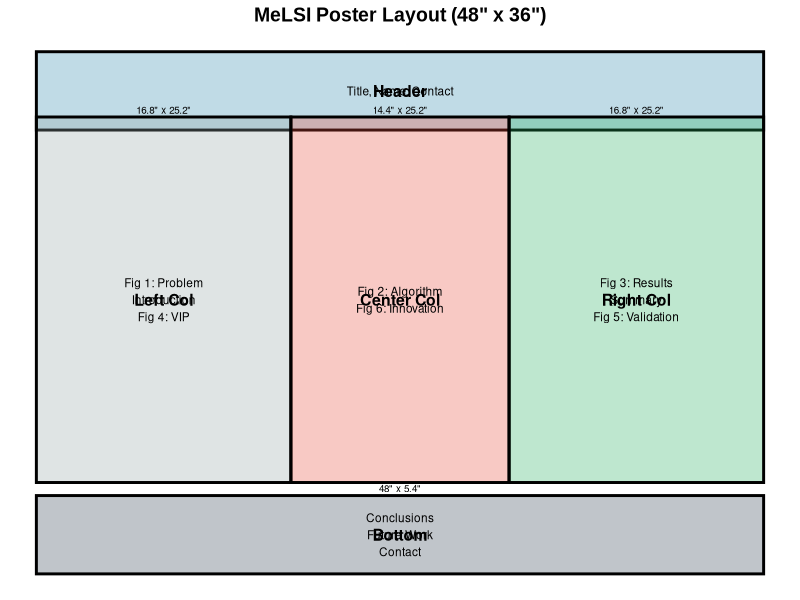
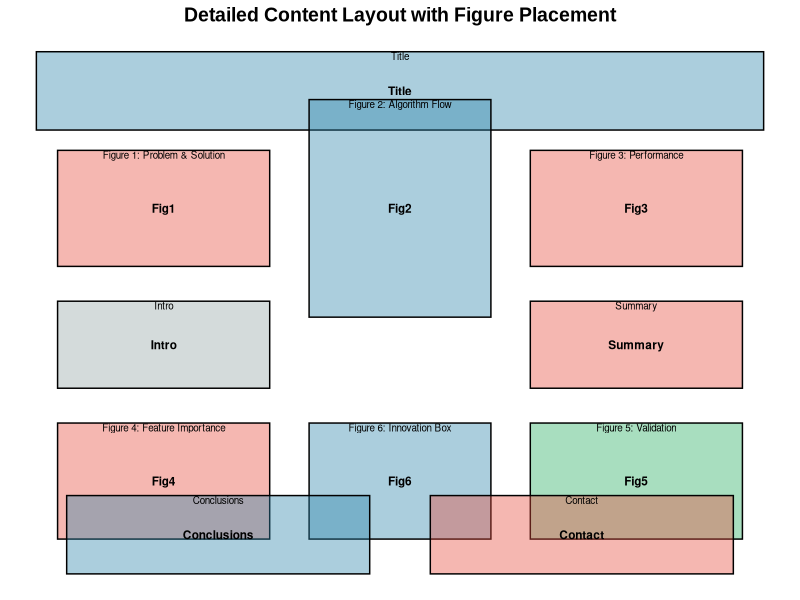
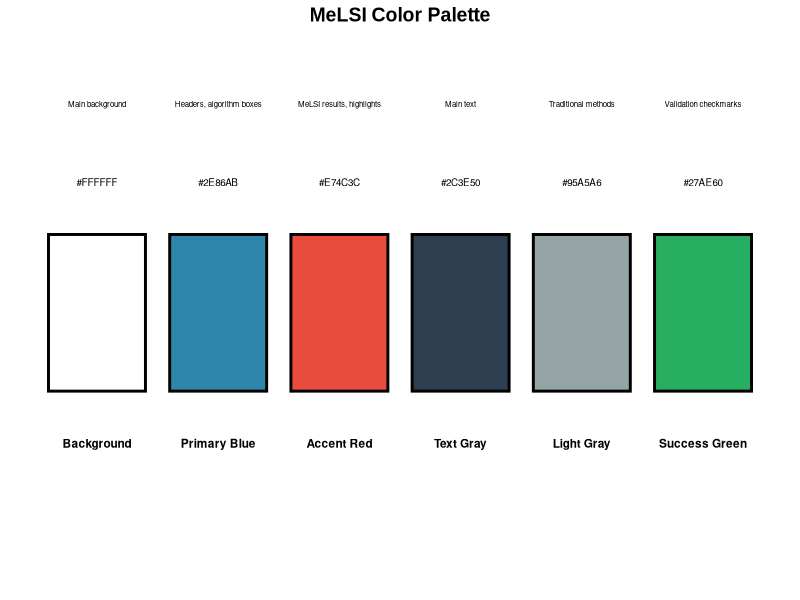

Write the R code that produced these figures, in order.
# Create Visual Layout Diagram for MeLSI Poster
library(ggplot2)
library(gridExtra)
library(grid)
library(dplyr)

# Set theme
theme_layout <- theme_void() +
  theme(
    text = element_text(size = 10, family = "Arial"),
    plot.title = element_text(size = 14, face = "bold", hjust = 0.5)
  )

# Colors from our palette
bg_color <- "#FFFFFF"
primary_blue <- "#2E86AB"
accent_red <- "#E74C3C"
text_gray <- "#2C3E50"
light_gray <- "#95A5A6"
success_green <- "#27AE60"

# Create layout diagram
create_layout_diagram <- function() {
  
  # Define poster dimensions (48" x 36")
  poster_width <- 48
  poster_height <- 36
  
  # Define section dimensions
  header_height <- 5.4  # 15% of 36"
  main_height <- 25.2   # 70% of 36"
  bottom_height <- 5.4  # 15% of 36"
  
  left_width <- 16.8    # 35% of 48"
  center_width <- 14.4  # 30% of 48"
  right_width <- 16.8   # 35% of 48"
  
  # Create layout data
  layout_data <- data.frame(
    section = c("Header", "Left Col", "Center Col", "Right Col", "Bottom"),
    x = c(24, 8.4, 24, 39.6, 24),
    y = c(33.3, 18.9, 18.9, 18.9, 2.7),
    width = c(48, 16.8, 14.4, 16.8, 48),
    height = c(5.4, 25.2, 25.2, 25.2, 5.4),
    color = c(primary_blue, light_gray, accent_red, success_green, text_gray)
  )
  
  # Create the layout plot
  p <- ggplot(layout_data, aes(x = x, y = y)) +
    # Draw main sections
    geom_rect(aes(xmin = x - width/2, xmax = x + width/2, 
                  ymin = y - height/2, ymax = y + height/2,
                  fill = color),
              alpha = 0.3, color = "black", linewidth = 1) +
    # Add section labels
    geom_text(aes(label = section), color = "black", fontface = "bold", size = 4) +
    # Add content labels
    geom_text(aes(label = case_when(
      section == "Header" ~ "Title, Name, Contact",
      section == "Left Col" ~ "Fig 1: Problem\nIntroduction\nFig 4: VIP",
      section == "Center Col" ~ "Fig 2: Algorithm\nFig 6: Innovation",
      section == "Right Col" ~ "Fig 3: Results\nSummary\nFig 5: Validation",
      section == "Bottom" ~ "Conclusions\nFuture Work\nContact"
    )), color = "black", size = 3, vjust = 0.5) +
    # Add dimensions
    geom_text(aes(x = x, y = y + height/2 + 0.5, 
                  label = paste0(width, '" x ', height, '"')),
              color = "black", size = 2.5) +
    # Set colors
    scale_fill_identity() +
    # Set limits
    xlim(0, 48) +
    ylim(0, 36) +
    labs(title = "MeLSI Poster Layout (48\" x 36\")") +
    theme_layout
  
  return(p)
}

# Create detailed content layout
create_content_layout <- function() {
  
  # Define content areas
  content_data <- data.frame(
    area = c("Title", "Fig1", "Intro", "Fig4", "Fig2", "Fig6", "Fig3", "Summary", "Fig5", "Conclusions", "Contact"),
    x = c(24, 8.4, 8.4, 8.4, 24, 24, 39.6, 39.6, 39.6, 12, 36),
    y = c(33.3, 25.2, 15.8, 6.4, 25.2, 6.4, 25.2, 15.8, 6.4, 2.7, 2.7),
    width = c(48, 14, 14, 14, 12, 12, 14, 14, 14, 20, 20),
    height = c(5.4, 8, 6, 8, 15, 8, 8, 6, 8, 5.4, 5.4),
    color = c(primary_blue, accent_red, light_gray, accent_red, primary_blue, primary_blue, 
              accent_red, accent_red, success_green, primary_blue, accent_red)
  )
  
  # Create content plot
  p <- ggplot(content_data, aes(x = x, y = y)) +
    # Draw content areas
    geom_rect(aes(xmin = x - width/2, xmax = x + width/2, 
                  ymin = y - height/2, ymax = y + height/2,
                  fill = color),
              alpha = 0.4, color = "black", linewidth = 0.5) +
    # Add labels
    geom_text(aes(label = area), color = "black", fontface = "bold", size = 3) +
    # Add figure numbers
    geom_text(aes(x = x, y = y + height/2 - 0.3, 
                  label = case_when(
                    area == "Fig1" ~ "Figure 1: Problem & Solution",
                    area == "Fig2" ~ "Figure 2: Algorithm Flow",
                    area == "Fig3" ~ "Figure 3: Performance",
                    area == "Fig4" ~ "Figure 4: Feature Importance",
                    area == "Fig5" ~ "Figure 5: Validation",
                    area == "Fig6" ~ "Figure 6: Innovation Box",
                    TRUE ~ area
                  )),
              color = "black", size = 2.5) +
    # Set colors
    scale_fill_identity() +
    # Set limits
    xlim(0, 48) +
    ylim(0, 36) +
    labs(title = "Detailed Content Layout with Figure Placement") +
    theme_layout
  
  return(p)
}

# Create color palette reference
create_color_palette <- function() {
  
  color_data <- data.frame(
    color_name = c("Background", "Primary Blue", "Accent Red", "Text Gray", "Light Gray", "Success Green"),
    hex_code = c("#FFFFFF", "#2E86AB", "#E74C3C", "#2C3E50", "#95A5A6", "#27AE60"),
    usage = c("Main background", "Headers, algorithm boxes", "MeLSI results, highlights", "Main text", "Traditional methods", "Validation checkmarks"),
    x = 1:6,
    y = 1
  )
  
  p <- ggplot(color_data, aes(x = x, y = y)) +
    geom_rect(aes(xmin = x - 0.4, xmax = x + 0.4, ymin = y - 0.3, ymax = y + 0.3,
                  fill = hex_code),
              color = "black", linewidth = 1) +
    geom_text(aes(label = color_name, y = y - 0.5), fontface = "bold", size = 3) +
    geom_text(aes(label = hex_code, y = y + 0.5), size = 2.5) +
    geom_text(aes(label = usage, y = y + 0.8), size = 2) +
    scale_fill_identity() +
    xlim(0.5, 6.5) +
    ylim(0, 2) +
    labs(title = "MeLSI Color Palette") +
    theme_layout
  
  return(p)
}

# Create all layout diagrams
cat("Creating layout diagrams...\n")

layout_diagram <- create_layout_diagram()
content_layout <- create_content_layout()
color_palette <- create_color_palette()

# Save diagrams
ggsave("poster_layout_overview.png", layout_diagram, width = 12, height = 9, dpi = 300, bg = "white")
ggsave("poster_content_layout.png", content_layout, width = 12, height = 9, dpi = 300, bg = "white")
ggsave("poster_color_palette.png", color_palette, width = 10, height = 4, dpi = 300, bg = "white")

cat("Layout diagrams saved:\n")
cat("- poster_layout_overview.png\n")
cat("- poster_content_layout.png\n")
cat("- poster_color_palette.png\n")
